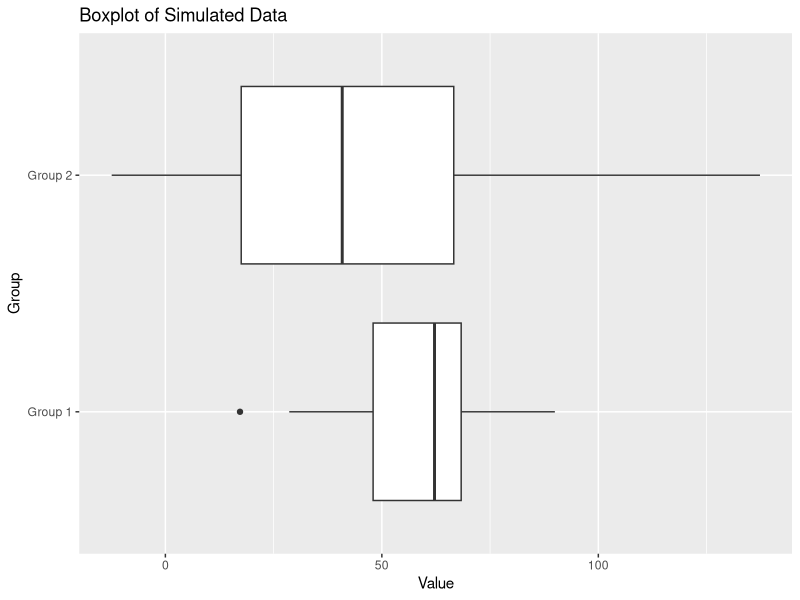

Write the R code that produced this figure.
## ---- chunk 1
# Initial settings
mean1 <- 60
mean2 <- 40
truediff <- mean1 - mean2
sd1 <- 15
sd2 <- 25
sd_ratio <- sd1 / sd2
n1 <- 50
n2 <- 70
numsims <- 1000

# Try one sampling to see if 95% CI contains the truediff
samp1 <- rnorm(n1, mean1, sd1)
samp2 <- rnorm(n2, mean2, sd2)
result <- t.test(x = samp1, y = samp2, var.equal = TRUE)
lower <- result$conf.int[1]
upper <- result$conf.int[2]
contains_truediff <- (lower <= truediff & upper >= truediff)

# Plot the sampling above
sim_data <- data.frame(response = c(samp1, samp2),
                       group = c(rep("Group 1", n1), rep("Group 2", n2)))
library(ggplot2)
ggplot(sim_data, aes(x = response, y = group)) +
  geom_boxplot() +
  labs(title = "Boxplot of Simulated Data", x = "Value", y = "Group")

# repeat 1000 times
contains_truediff_vec <- vector("logical", numsims)
for (i in 1:numsims) {
  samp1 <- rnorm(n1, mean1, sd1)
  samp2 <- rnorm(n2, mean2, sd2)
  result <- t.test(x = samp1, y = samp2, var.equal = TRUE)
  lower <- result$conf.int[1]
  upper <- result$conf.int[2]
  contains_truediff_vec[i] <- (lower <= truediff & upper >= truediff)
}

# Calculate coverage
coverage <- mean(contains_truediff_vec)
print(paste("Estimated Coverage Rate:", coverage))


